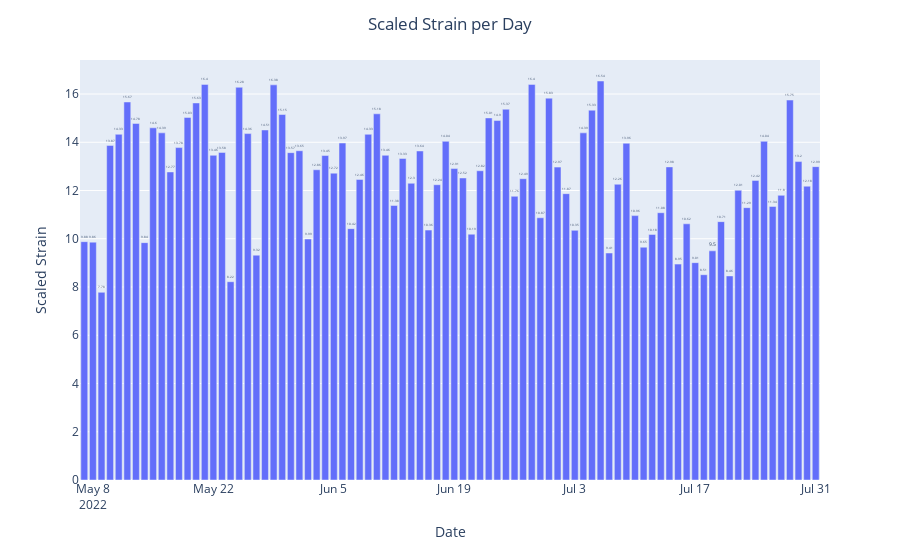

Notebook cell for this chart:
### Markdown cell above
### Scaled Strain per Day
> scaled_strain() in VisbaleWhoop

### Code cell
df['scaled_strain'] = df['scaled_strain'].apply(lambda x: round(x, 2))

fig = px.bar(df, x='days_start', y='scaled_strain',
            labels={'days_start': 'Date', 'scaled_strain':'Scaled Strain'})

fig.update_traces(text = df.scaled_strain, textposition = "outside")
fig.update_layout(title_text='Scaled Strain per Day', title_x=0.5)
fig.show()
